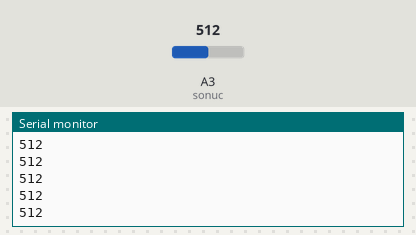
Recording of a sketch running on a simulated Arduino Uno, built with avr-gcc and run on an emulated ATmega328P. Parts: the last lines printed to the serial monitor. The test bench sets the inputs (shaded band); at power-on: A3 (sonuc) = 512.

Above: at 1.2 s.
1.3 s: A3 (sonuc) set to 716
At 2.3 s:
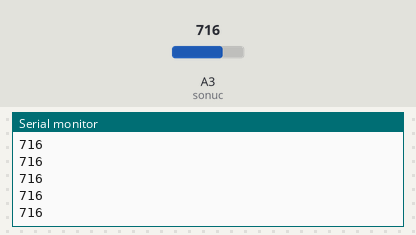
2.8 s: A3 (sonuc) set to 900
At 3.5 s:
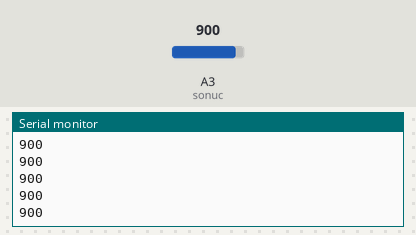
Timing chart, 0 to 5.8 s (numbered marks = the images above; inputs shaded):
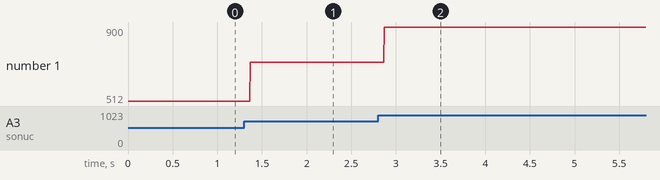

The sketch:

su_sensor.ino
```cpp
int sonuc=A3;
int seviye;

void setup() {
  // put your setup code here, to run once:
  Serial.begin(9600);

}

void loop() {
  // put your main code here, to run repeatedly:

  seviye= analogRead(sonuc);
  Serial.println(seviye);

}
```

Measured:
- after the input at 1.3 s, the serial monitor: prints a new line after 0.07 s (image 1)
- after the input at 2.8 s, the serial monitor: prints a new line after 0.07 s (image 2)
- plotted number 1: 512 → 716 after the input at 1.3 s, 716 → 900 after the input at 2.8 s
